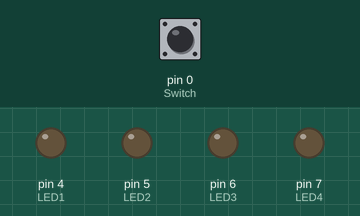
A sketch run on a simulated Arduino Uno, built with avr-gcc and run on an emulated ATmega328P. Shown: output pins drawn as LEDs (lit = HIGH). The inputs (shaded band) are chosen by the test bench; at power-on: pin 0 (Switch) HIGH. Random numbers use the default seed unless the sketch sets one.

Above: at 1.2 s.
1.3 s: pin 0 (Switch) pulled LOW for 0.15 s
At 2.2 s:
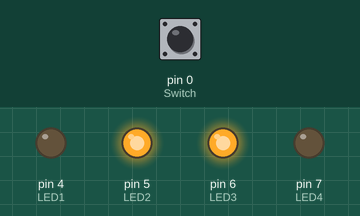
3.0 s: pin 0 (Switch) pulled LOW for 1 s
6.0 s: pin 0 (Switch) pulled LOW for 0.15 s
At 7.0 s:
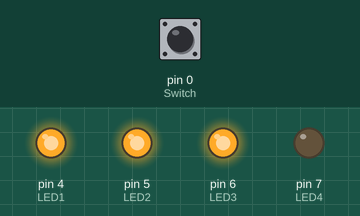
7.7 s: pin 0 (Switch) pulled LOW for 0.15 s
At 8.2 s:
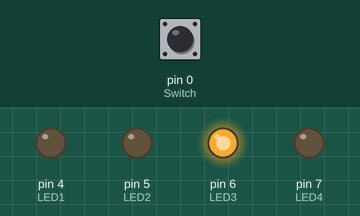
9.4 s: pin 0 (Switch) pulsed LOW 2 times (0.12 s each, 0.3 s apart)
At 10.7 s:
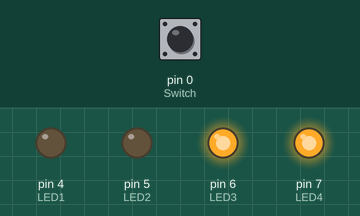
12.4 s: pin 0 (Switch) pulled LOW for 1 s
At 13.9 s:
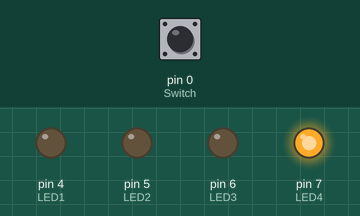
Timing chart, 0 to 15.4 s (numbered marks = the images above; inputs shaded):
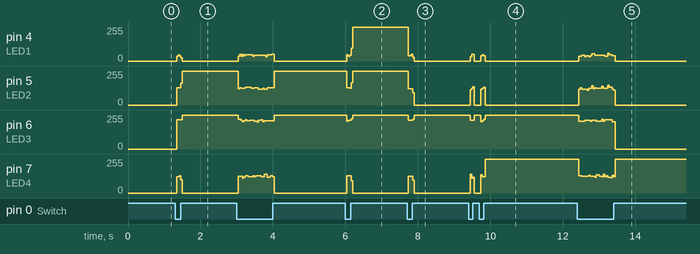

The sketch:

led_dice.ino
```cpp
int LED1 = 4;
int LED2 = 5;
int LED3 = 6;
int LED4 = 7;
int Switch = 0;
int i;
int ran;

void setup() {
  // put your setup code here, to run once:
  pinMode(LED1, OUTPUT);
  pinMode(LED2, OUTPUT);
  pinMode(LED3, OUTPUT);
  pinMode(LED4, OUTPUT);
  pinMode(Switch, INPUT);
}

//void showvalue(int value)
//{
//
//}
void loop() {
  // put your main code here, to run repeatedly:

  i = digitalRead(Switch);

  if (i == 0)
  {
    ran = random(1, 7);
    if (ran == 1)
    {
      digitalWrite(LED1, LOW);
      digitalWrite(LED2, LOW);
      digitalWrite(LED3, LOW);
      digitalWrite(LED4, HIGH);
    } else if (ran == 2)
    {
      digitalWrite(LED1, LOW);
      digitalWrite(LED2, LOW);
      digitalWrite(LED3, HIGH);
      digitalWrite(LED4, LOW);
    } else if (ran == 3)
    {
      digitalWrite(LED1, LOW);
      digitalWrite(LED2, LOW);
      digitalWrite(LED3, HIGH);
      digitalWrite(LED4, HIGH);
    }else if (ran == 4)
    {
      digitalWrite(LED1, LOW);
      digitalWrite(LED2, HIGH);
      digitalWrite(LED3, HIGH);
      digitalWrite(LED4, LOW);
    }else if (ran == 5)
    {
      digitalWrite(LED1, LOW);
      digitalWrite(LED2, HIGH);
      digitalWrite(LED3, HIGH);
      digitalWrite(LED4, HIGH);
    }else if (ran == 6)
    {
      digitalWrite(LED1, HIGH);
      digitalWrite(LED2, HIGH);
      digitalWrite(LED3, HIGH);
      digitalWrite(LED4, LOW);
    }
  }
}
```

Measured:
- after the input at 1.3 s, pin 5 (LED2): 0/255 → 131/255 at once, → 255/255 0.12 s later; pin 6 (LED3): 0/255 → 220/255 at once, → 255/255 0.16 s later; pin 7 (LED4): 0/255 → 121/255 at once, → 0/255 0.08 s later
- after the input at 6.0 s, pin 4 (LED1): 0/255 → 255/255 at once; pin 5 (LED2): 255/255 → 130/255 at once, → 255/255 0.08 s later; pin 6 (LED3): 255/255 → 214/255 at once, → 255/255 0.12 s later; pin 7 (LED4): 0/255 → 129/255 at once, → 0/255 0.12 s later
- after the input at 7.7 s, pin 4 (LED1): 255/255 → 39/255 at once, → 0/255 0.08 s later; pin 5 (LED2): 255/255 → 122/255 at once, → 0/255 0.12 s later; pin 6 (LED3): 255/255 → 214/255 at once, → 255/255 0.12 s later; pin 7 (LED4): 0/255 → 124/255 at once, → 0/255 0.12 s later
- after the input at 9.4 s, pin 4 (LED1): 0/255 → 50/255 at once, → 0/255 0.12 s later; pin 5 (LED2): ramps from 0/255 to 138/255 and jumps back, once every 0.30 s; pin 6 (LED3): 255/255 → 217/255 at once, → 255/255 0.12 s later; pin 7 (LED4): 0/255 → 123/255 after 0.34 s, → 255/255 0.12 s later
